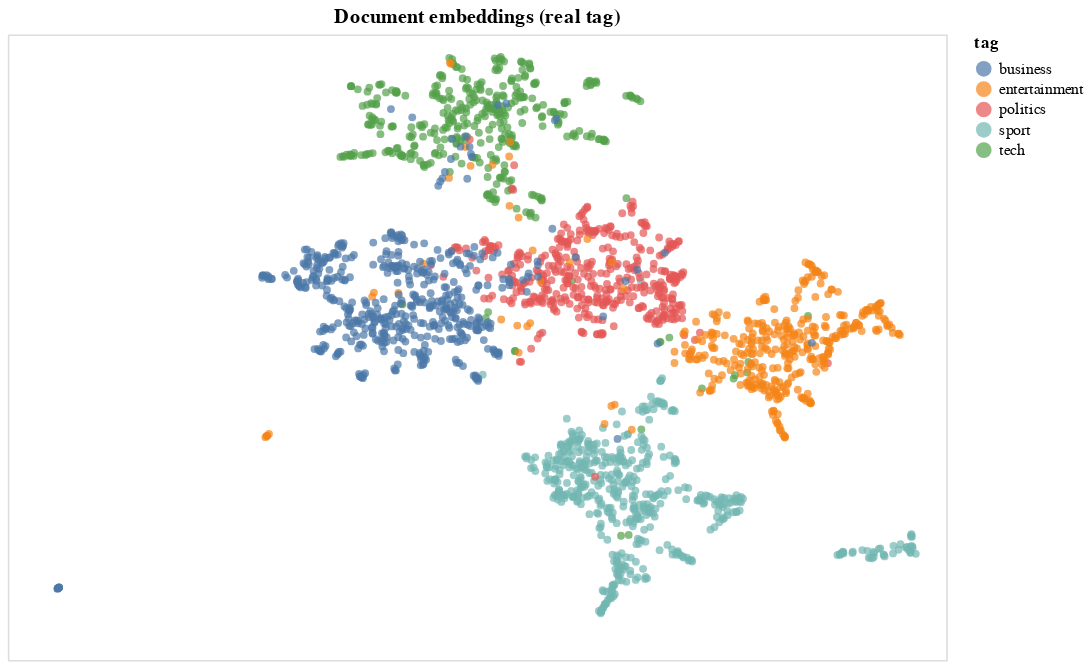

Source (notebook cell):
### Markdown cell above
What happens if tags are included in the chart? We include category information as point colors.

### Code cell
umap_embed['title'] = ''
umap_embed['tag'] = ''
for idx, _ in umap_embed.iterrows():
    umap_embed.loc[idx, 'title'] = all_data.get(idx).get('x').split('\n')[0]
    umap_embed.loc[idx, 'tag'] = all_data.get(idx).get('y')

alt.Chart(umap_embed).mark_circle(size=25).encode(
    x=alt.X('X', axis=None),
    y=alt.Y('Y', axis=None),
    color=alt.Color('tag'),
    tooltip=['title']
).configure_view(
    width=600,
    height=400,
).properties(
    title='Document embeddings (real tag)'
).interactive()

### Figure 1 — Vega-Lite specification as saved in the notebook (floating-point values rounded to 4 significant figures; data arrays with more than 128 entries replaced by an {"elided": "..."} marker saying what was removed)
{"config": {"view": {"continuousWidth": 400, "continuousHeight": 300, "height": 400, "width": 600}}, "data": {"name": "data-d144e3eb8c02b961046cb0be08fc0ead"}, "mark": {"type": "circle", "size": 25}, "encoding": {"color": {"field": "tag", "type": "nominal"}, "tooltip": [{"field": "title", "type": "nominal"}], "x": {"axis": null, "field": "X", "type": "quantitative"}, "y": {"axis": null, "field": "Y", "type": "quantitative"}}, "selection": {"selector002": {"type": "interval", "bind": "scales", "encodings": ["x", "y"]}}, "title": "Document embeddings (real tag)", "$schema": "https://vega.github.io/schema/vega-lite/v4.17.0.json", "datasets": {"data-d144e3eb8c02b961046cb0be08fc0ead": {"elided": "2224 records"}}}
